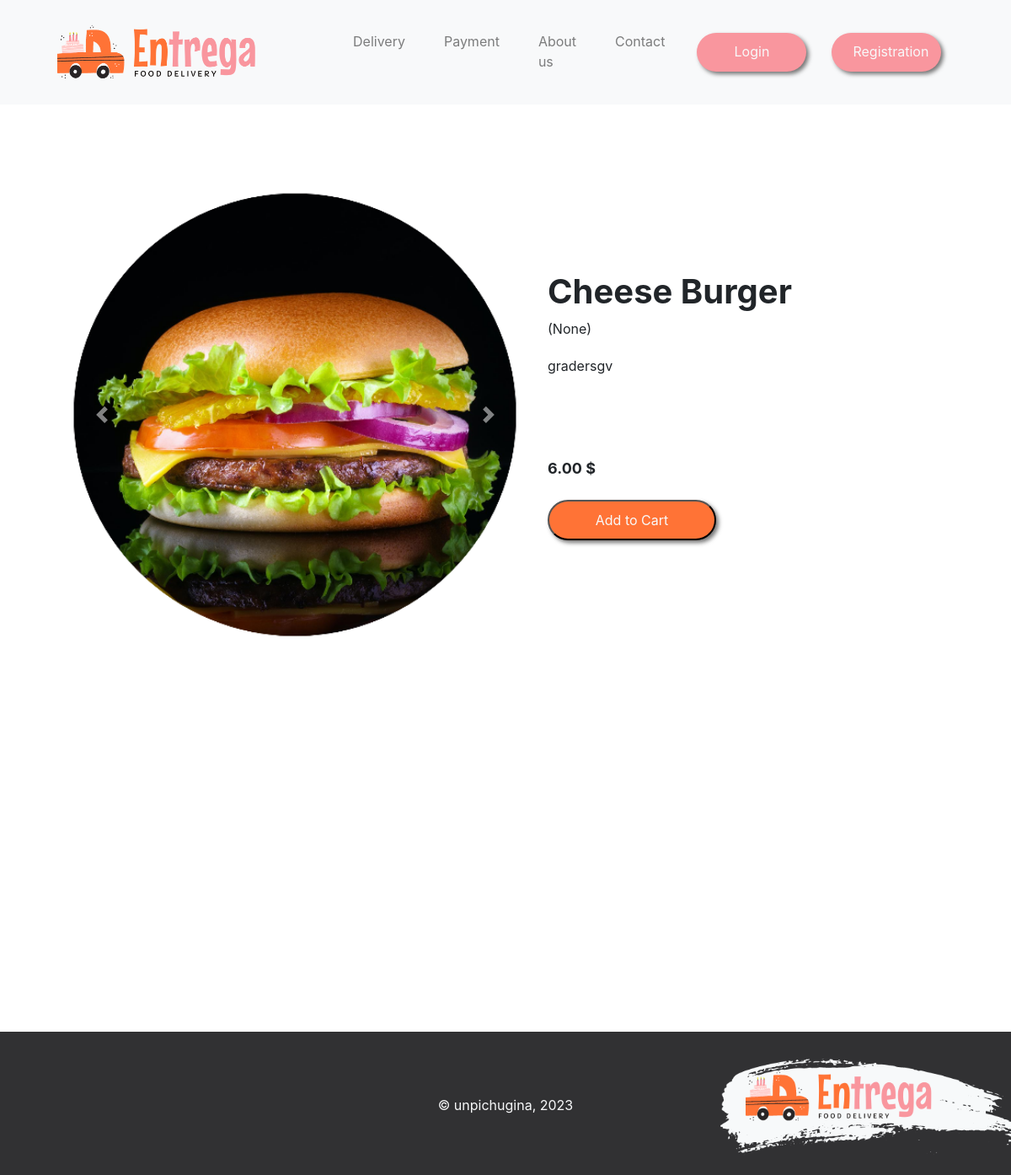
The app's page /menu/product/4/, older data.
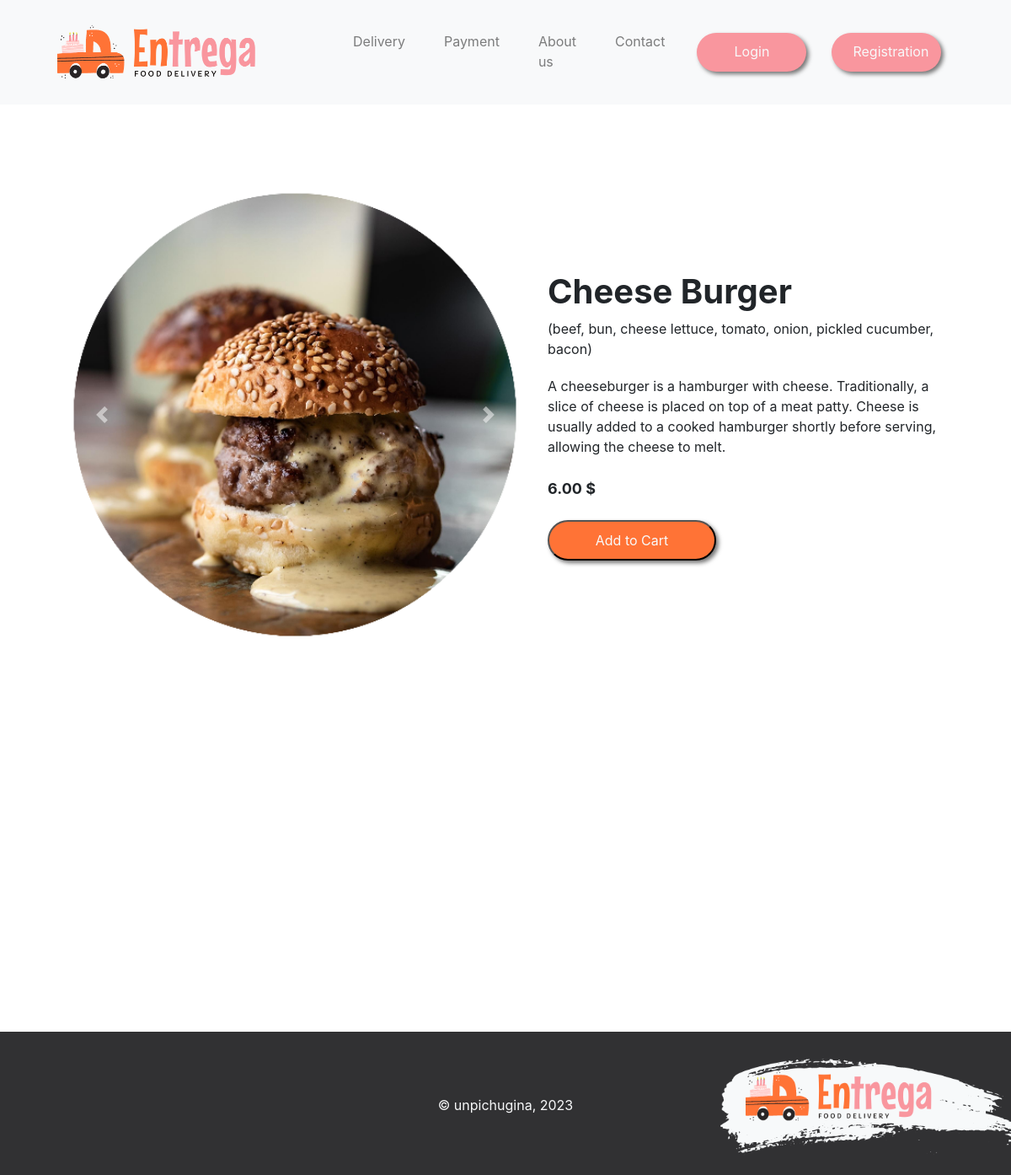
The same page, newer data.
### core/models.py (models this page shows, shortened)
class Image (models.Model):
    product = models.ForeignKey(Product, default=None, related_name='images', on_delete=models.CASCADE)
    image = models.ImageField(upload_to=f'product/', blank=True)
    default = models.BooleanField(default=False)
    objects = ImageManager()

class NameIt(models.Model):
    name = models.CharField(max_length=255)
    class Meta:
        abstract = True

class Product(NameIt):
    restaurant = models.ForeignKey(Restaurant, on_delete=models.SET_NULL, null=True)
    section = models.ForeignKey(Menu, on_delete=models.SET_NULL, null=True)
    ingredient = models.CharField(max_length=255, blank=True, null=True)
    description = models.TextField(max_length=1000, default='')
    price = models.DecimalField(max_digits=6, decimal_places=2)
    stripe_price = models.CharField(max_length=255, blank=True, null=True)
    created_at = models.DateTimeField(auto_now_add=True)
    updated_at = models.DateTimeField(auto_now=True)
    objects = ProductManager()

### core/views.py (the view)
# urls.py: path("product/<int:pk>/", views.ProductDetailView.as_view(), name='detail'),
class ProductDetailView(DetailView):
    template_name = 'includes/product.html'
    model = Product
    def get_queryset(self):
        product_id = self.request.GET.get('id', None)
        if product_id:
            return self.model.objects.get_by_product_id(product_id)
        return super(ProductDetailView, self).get_queryset()
    def get_context_data(self, **kwargs):
        context = super(ProductDetailView, self).get_context_data(**kwargs)
        context['images'] = Image.objects.all()
        return context

### core/templates/includes/product.html (shortened to what this page needs)
{% extends 'base.html' %}
{% load bootstrap4 %}
{%  load static %}
{% block css %}
    <link rel="stylesheet" href="{% static 'css/custom.css' %}">
{% endblock css %}
{%  block content %}
    <br>
    <div class="container" style="margin-bottom: 20px; margin-top: 50px">
        <br>
        <div class="row justify-content-center">
            <div class="col-md-6" style="margin-bottom: 20px;">
                <div id="carouselExampleControls" class="carousel slide" data-ride="carousel">
                    <div class="carousel-inner">
                        {% for image in product.images.all %}
                            {% if image.default == True %}
                                <div class="carousel-item active">
                                    <img class="d-block w-100" src="{{ image.image.url }}" alt="First slide">
                                </div>
                            {% else %}
                                <div class="carousel-item">
                                    <img class="d-block w-100" src="{{ image.image.url }} " alt="Third slide">
                                </div>
                            {% endif %}
                        {% endfor %}
                        <a class="carousel-control-prev" href="#carouselExampleControls" role="button" data-slide="prev">
                        <span class="carousel-control-prev-icon" aria-hidden="true"></span>
                        </a>
                        <a class="carousel-control-next" href="#carouselExampleControls" role="button" data-slide="next">
                        <span class="carousel-control-next-icon" aria-hidden="true"></span>
                        </a>
                    </div>
                </div>
            </div>
            <div class="col-md-4" style="margin-bottom: 20px; min-height: 400px; min-width: 500px">
                <h1 style="font-weight: bold; margin-top: 100px">{{ product.name }}</h1>
                <div class="ingredient-row">
                    <p class="card-text">({{ product.ingredient}}<span>)</span></p>
                </div>
                <div class="card-text" style="margin-top: 20px; min-height: 100px;">
                    {{ product.description }}
                </div>
                <div class="card-text" style="margin-top: 20px; font-weight: bold; font-size: large">
                    {{ product.price }} $
                </div>
                <br>
                <button type="submit" class="action-btn addCart" style="width: 200px" data-product-id="{{ product.id }}">Add to Cart</button>
            </div>
        </div>
    </div>
{%  endblock content %}

Row changes from the older to the newer data that the page shows:
no longer on this page (row edited): Image: image (picture)
added Image: image (picture)
changed Product "Cheese Burger": ingredient "None" → "beef, bun, cheese lettuce, tomato, onion, pickled cucumber, bacon"; description "gradersgv" → "A cheeseburger is a hamburger with cheese. Traditionally, a slice of cheese is placed on top of a meat patty. Cheese is usually added to a cooked hamburger shortly before serving, allowing the cheese to melt."
